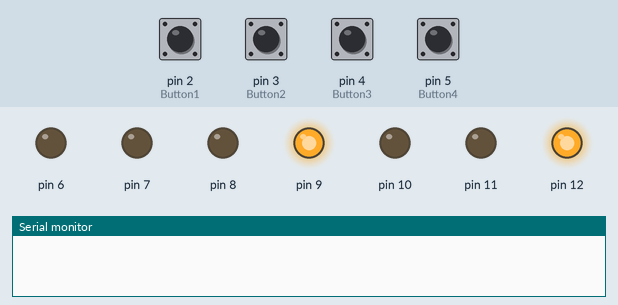
Recording of a sketch running on a simulated Arduino Nano, built with avr-gcc and run on an emulated ATmega328P. Parts: output pins drawn as LEDs (lit = HIGH), the last lines printed to the serial monitor. The test bench sets the inputs (shaded band); at power-on: pin 2 (Button1), pin 3 (Button2), pin 4 (Button3), pin 5 (Button4) LOW.

Above: at 1.2 s.
1.3 s: pin 5 (Button4) pulled HIGH for 0.15 s
At 2.7 s:
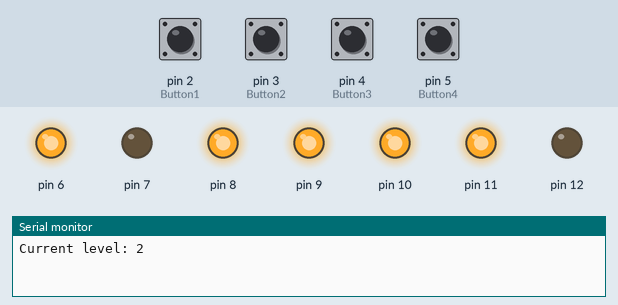
4.4 s: pin 2 (Button1) pulled HIGH for 1 s
At 7.0 s:
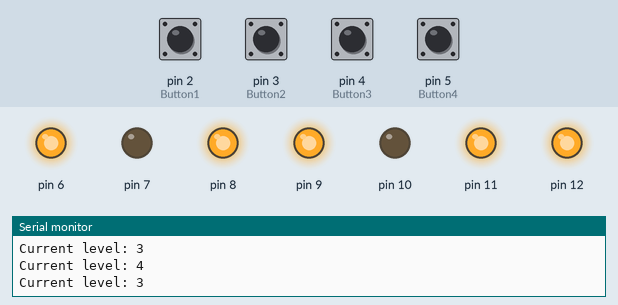
8.4 s: pin 3 (Button2) pulled HIGH for 1 s
At 11.3 s:
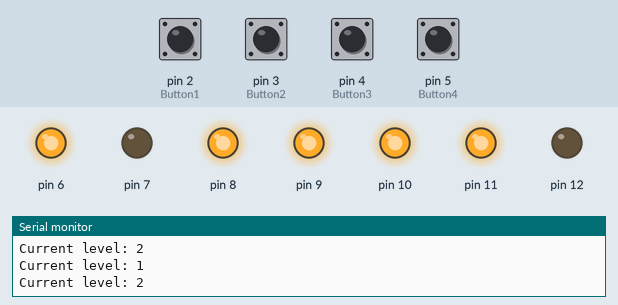
Timing chart, 0 to 12.8 s (numbered marks = the images above; inputs shaded):
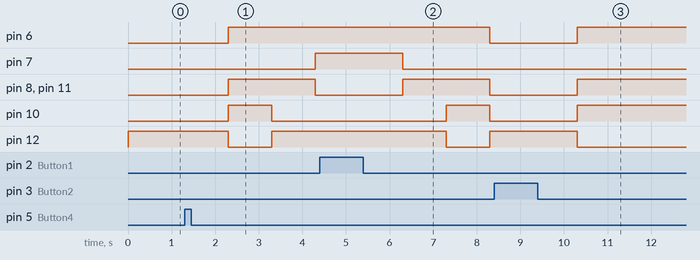

Measured:
- after the input at 1.3 s, pin 6: LOW → HIGH after 1.0 s; pin 7: LOW → HIGH after 3.0 s; pin 8, pin 11: LOW → HIGH after 1.0 s, → LOW 2.0 s later; pin 10: LOW → HIGH after 1.0 s, → LOW 1.0 s later; pin 12: HIGH → LOW after 1.0 s, → HIGH 1.0 s later
- after the input at 4.4 s, pin 6: HIGH → LOW after 3.9 s; pin 7: HIGH → LOW after 1.9 s; pin 8, pin 11: LOW → HIGH after 1.9 s, → LOW 2.0 s later; pin 10: LOW → HIGH after 2.9 s, → LOW 1.0 s later; pin 12: HIGH → LOW after 2.9 s, → HIGH 1.0 s later
- after the input at 8.4 s, pin 6, pin 8, pin 10, pin 11: LOW → HIGH after 1.9 s; pin 12: HIGH → LOW after 1.9 s

The sketch:

nano.ino
```cpp
#include <Wire.h>

// --------- 7 SEGMENT DISPLAY ---------
#define A 8
#define B 9
#define C 12
#define D 11
#define E 10
#define F 7
#define G 6
int seg[] {A, B, C, D, E, F, G};
byte Chars[4][7] {
  {0, 1, 1, 0, 0, 0, 0}, //1
  {1, 1, 0, 1, 1, 0, 1}, //2
  {1, 1, 1, 1, 0, 0, 1}, //3
  {0, 1, 1, 0, 0, 1, 1}, //4
};
void printCharacter(byte id) {
  for (int i = 0; i < 7; i++) {
    digitalWrite(seg[i], LOW);    // clear old character
    if (Chars[id-1][i] == 1) {
      digitalWrite(seg[i], HIGH); // write new character
    }
  }
}
void init7segment(){
  pinMode(seg[0], OUTPUT);
  pinMode(seg[1], OUTPUT);
  pinMode(seg[2], OUTPUT);
  pinMode(seg[3], OUTPUT);
  pinMode(seg[4], OUTPUT);
  pinMode(seg[5], OUTPUT);
  pinMode(seg[6], OUTPUT);
}

// --------- BUTTONS ---------
#define Button1 2
#define Button2 3
#define Button3 4
#define Button4 5
void initButtons() {
  pinMode(Button1, INPUT);
  pinMode(Button2, INPUT);
  pinMode(Button3, INPUT);
  pinMode(Button4, INPUT);
}
bool isButtonPressed(byte buttonID) {
  return digitalRead(buttonID + 1); // because button1 = 2, button2 = 3, ...
}
byte anyButtonPressed(){
  for(int i = 1; i <= 4; i++){
    if (isButtonPressed(i)){
      return i;
    }
  }
  return 0;
}

// --------- ELEVATOR LOGIC ---------
byte currentElevatorLevel = 1;
void callElevator(byte toLevel){

  if (currentElevatorLevel == toLevel) return;  // dont do anything if were already on that level

  while(currentElevatorLevel != toLevel){       // keep going until we get to the desired level

    if (currentElevatorLevel < toLevel){        // if were going up
      currentElevatorLevel++;

    }else{                                      // if were going down
      currentElevatorLevel--;
    }
    Serial.print("Current level: ");
    Serial.println(currentElevatorLevel);

    printCharacter(currentElevatorLevel);
    delay(1000);
  }

}

// --------- COMMUNICATION BETWEEN ARDUINOS ---------
void initCommunication() {
  Wire.begin(8);                // join i2c bus with address #8
  Wire.onRequest(requestEvent); // register event
}
void requestEvent() {
  Wire.write(currentElevatorLevel);
}

// --------- SETUP AND LOOP ---------
void setup() {
  Serial.begin(115200);

  initButtons();
  init7segment();
  initCommunication();
  printCharacter(currentElevatorLevel);

}

void loop() {

  byte pressedButton = anyButtonPressed();    // check if any button is pressed
  if(pressedButton){                          // if so, then call the elevator
    delay(1000);
    callElevator(pressedButton);
  }
}
```
